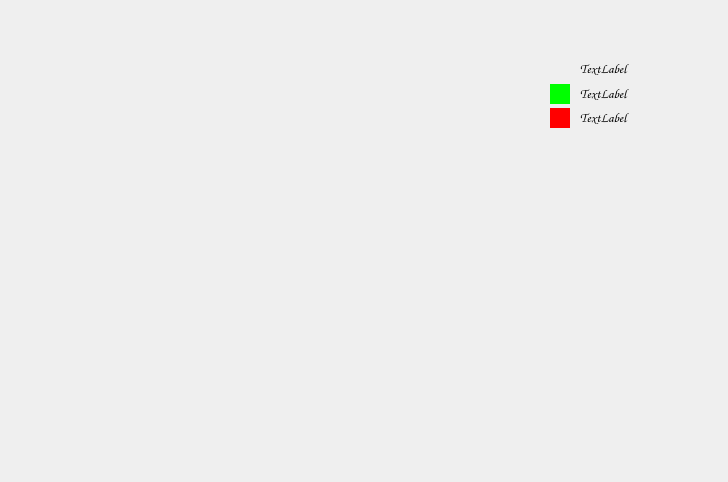
<?xml version="1.0" encoding="UTF-8"?>
<ui version="4.0">
 <class>statistique</class>
 <widget class="QDialog" name="statistique">
  <property name="geometry">
   <rect>
    <x>0</x>
    <y>0</y>
    <width>728</width>
    <height>482</height>
   </rect>
  </property>
  <property name="windowTitle">
   <string>Dialog</string>
  </property>
  <property name="styleSheet">
   <string notr="true">background-image: url(:/img/ressources/2.png);</string>
  </property>
  <widget class="QLabel" name="label_4">
   <property name="geometry">
    <rect>
     <x>580</x>
     <y>109</y>
     <width>171</width>
     <height>16</height>
    </rect>
   </property>
   <property name="font">
    <font>
     <family>Comic Sans MS</family>
     <pointsize>10</pointsize>
    </font>
   </property>
   <property name="text">
    <string>TextLabel</string>
   </property>
  </widget>
  <widget class="QLabel" name="label_3">
   <property name="geometry">
    <rect>
     <x>580</x>
     <y>85</y>
     <width>151</width>
     <height>16</height>
    </rect>
   </property>
   <property name="font">
    <font>
     <family>Comic Sans MS</family>
     <pointsize>10</pointsize>
    </font>
   </property>
   <property name="text">
    <string>TextLabel</string>
   </property>
  </widget>
  <widget class="QWidget" name="widget_6" native="true">
   <property name="geometry">
    <rect>
     <x>550</x>
     <y>84</y>
     <width>20</width>
     <height>20</height>
    </rect>
   </property>
   <property name="styleSheet">
    <string notr="true">background-color: rgb(0, 255, 0);
background-image: url(:/img/ressources/vert.jpg);</string>
   </property>
  </widget>
  <widget class="QLabel" name="label_2">
   <property name="geometry">
    <rect>
     <x>580</x>
     <y>60</y>
     <width>171</width>
     <height>16</height>
    </rect>
   </property>
   <property name="font">
    <font>
     <family>Comic Sans MS</family>
     <pointsize>10</pointsize>
    </font>
   </property>
   <property name="styleSheet">
    <string notr="true"/>
   </property>
   <property name="text">
    <string>TextLabel</string>
   </property>
  </widget>
  <widget class="QWidget" name="widget_5" native="true">
   <property name="geometry">
    <rect>
     <x>550</x>
     <y>108</y>
     <width>20</width>
     <height>20</height>
    </rect>
   </property>
   <property name="styleSheet">
    <string notr="true">background-color: rgb(255, 0, 0);
background-image: url(:/img/ressources/rouge.jpg);</string>
   </property>
  </widget>
  <widget class="QWidget" name="widget" native="true">
   <property name="geometry">
    <rect>
     <x>550</x>
     <y>60</y>
     <width>20</width>
     <height>20</height>
    </rect>
   </property>
   <property name="styleSheet">
    <string notr="true">background-image: url(:/img/ressources/blue.jpg);</string>
   </property>
  </widget>
 </widget>
 <resources/>
 <connections/>
</ui>
